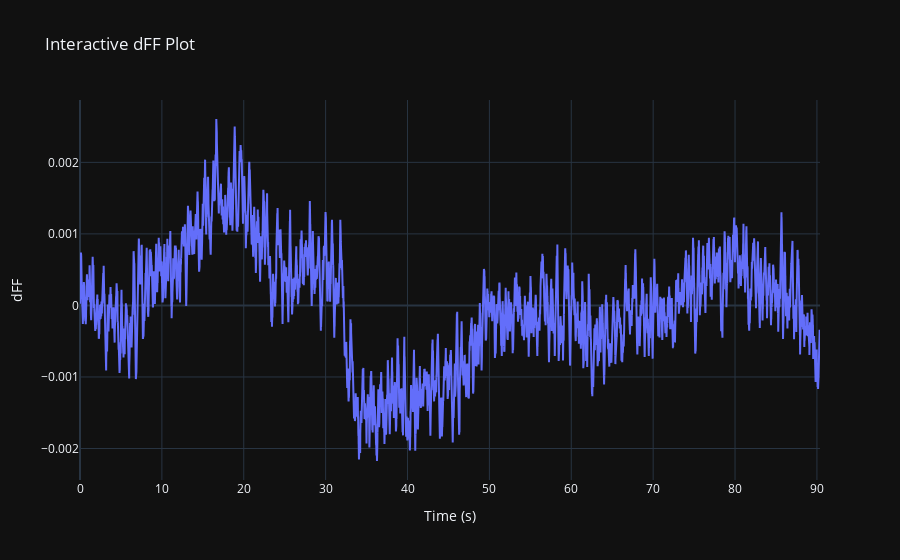

The notebook cell saved with this chart:
### Code cell
import plotly.graph_objects as go


# Create the plot
fig = go.Figure()

# Add a trace
fig.add_trace(go.Scatter(x=time, y=smoothed_dFF, mode='lines', name='dFF'))

# Customize the layout
fig.update_layout(
    title='Interactive dFF Plot',
    xaxis_title='Time (s)',
    yaxis_title='dFF',
    template='plotly_dark'
)

# Show the plot
fig.show()

### Figure 1 — Plotly figure (JSON) as saved in the notebook; plotly's stock layout.template omitted (floating-point values rounded to 4 significant figures; data arrays with more than 128 entries replaced by an {"elided": "..."} marker saying what was removed)
{"data": [{"mode": "lines", "name": "dFF", "type": "scatter", "x": {"elided": "11750 float values"}, "y": {"elided": "11750 float values"}}], "layout": {"title": {"text": "Interactive dFF Plot"}, "xaxis": {"title": {"text": "Time (s)"}}, "yaxis": {"title": {"text": "dFF"}}}}
